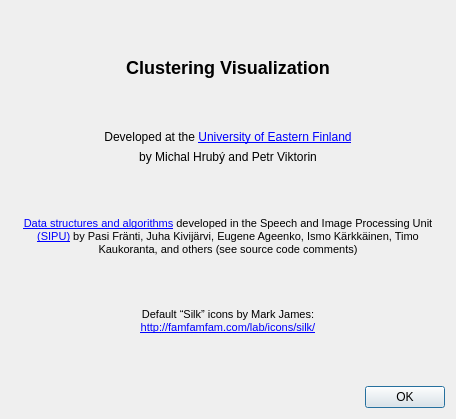
<?xml version="1.0" encoding="UTF-8"?>
<ui version="4.0">
 <class>AboutDialog</class>
 <widget class="QDialog" name="AboutDialog">
  <property name="geometry">
   <rect>
    <x>0</x>
    <y>0</y>
    <width>456</width>
    <height>419</height>
   </rect>
  </property>
  <property name="windowTitle">
   <string>About Clustering Visualization</string>
  </property>
  <layout class="QVBoxLayout" name="verticalLayout">
   <item>
    <spacer name="verticalSpacer_5">
     <property name="orientation">
      <enum>Qt::Vertical</enum>
     </property>
     <property name="sizeHint" stdset="0">
      <size>
       <width>20</width>
       <height>40</height>
      </size>
     </property>
    </spacer>
   </item>
   <item>
    <widget class="QLabel" name="label_2">
     <property name="text">
      <string>&lt;h2&gt;Clustering Visualization&lt;/h2&gt;</string>
     </property>
     <property name="alignment">
      <set>Qt::AlignCenter</set>
     </property>
    </widget>
   </item>
   <item>
    <spacer name="verticalSpacer">
     <property name="orientation">
      <enum>Qt::Vertical</enum>
     </property>
     <property name="sizeHint" stdset="0">
      <size>
       <width>20</width>
       <height>41</height>
      </size>
     </property>
    </spacer>
   </item>
   <item>
    <widget class="QLabel" name="label_6">
     <property name="text">
      <string>Developed at the &lt;a href=&quot;http://www.uef.fi&quot;&gt;University of Eastern Finland&lt;/a&gt;</string>
     </property>
     <property name="alignment">
      <set>Qt::AlignCenter</set>
     </property>
     <property name="openExternalLinks">
      <bool>true</bool>
     </property>
    </widget>
   </item>
   <item>
    <widget class="QLabel" name="label">
     <property name="text">
      <string>by Michal Hrubý and Petr Viktorin</string>
     </property>
     <property name="alignment">
      <set>Qt::AlignCenter</set>
     </property>
    </widget>
   </item>
   <item>
    <spacer name="verticalSpacer_4">
     <property name="orientation">
      <enum>Qt::Vertical</enum>
     </property>
     <property name="sizeHint" stdset="0">
      <size>
       <width>20</width>
       <height>42</height>
      </size>
     </property>
    </spacer>
   </item>
   <item>
    <widget class="QLabel" name="label_5">
     <property name="text">
      <string>&lt;!DOCTYPE HTML PUBLIC &quot;-//W3C//DTD HTML 4.0//EN&quot; &quot;http://www.w3.org/TR/REC-html40/strict.dtd&quot;&gt;
&lt;html&gt;&lt;head&gt;&lt;meta name=&quot;qrichtext&quot; content=&quot;1&quot; /&gt;&lt;style type=&quot;text/css&quot;&gt;
p, li { white-space: pre-wrap; }
&lt;/style&gt;&lt;/head&gt;&lt;body style=&quot; font-family:'DejaVu Sans'; font-size:8pt; font-weight:400; font-style:normal;&quot;&gt;
&lt;p style=&quot; margin-top:0px; margin-bottom:0px; margin-left:0px; margin-right:0px; -qt-block-indent:0; text-indent:0px;&quot;&gt;&lt;a href=&quot;http://cs.joensuu.fi/sipu/clustering/&quot;&gt;Data structures and algorithms&lt;/a&gt; developed in the Speech and Image Processing Unit &lt;a href=&quot;http://cs.joensuu.fi/sipu/clustering/&quot;&gt;&lt;span style=&quot; text-decoration: underline; color:#0000ff;&quot;&gt;(SIPU)&lt;/span&gt;&lt;/a&gt; by Pasi Fränti, Juha Kivijärvi, Eugene Ageenko, Ismo Kärkkäinen, Timo Kaukoranta, and others (see source code comments)&lt;/p&gt;&lt;/body&gt;&lt;/html&gt;</string>
     </property>
     <property name="alignment">
      <set>Qt::AlignCenter</set>
     </property>
     <property name="wordWrap">
      <bool>true</bool>
     </property>
    </widget>
   </item>
   <item>
    <spacer name="verticalSpacer_2">
     <property name="orientation">
      <enum>Qt::Vertical</enum>
     </property>
     <property name="sizeHint" stdset="0">
      <size>
       <width>20</width>
       <height>41</height>
      </size>
     </property>
    </spacer>
   </item>
   <item>
    <widget class="QLabel" name="label_4">
     <property name="text">
      <string>&lt;!DOCTYPE HTML PUBLIC &quot;-//W3C//DTD HTML 4.0//EN&quot; &quot;http://www.w3.org/TR/REC-html40/strict.dtd&quot;&gt;
&lt;html&gt;&lt;head&gt;&lt;meta name=&quot;qrichtext&quot; content=&quot;1&quot; /&gt;&lt;style type=&quot;text/css&quot;&gt;
p, li { white-space: pre-wrap; }
&lt;/style&gt;&lt;/head&gt;&lt;body style=&quot; font-family:'DejaVu Sans'; font-size:8pt; font-weight:400; font-style:normal;&quot;&gt;
&lt;p style=&quot; margin-top:0px; margin-bottom:0px; margin-left:0px; margin-right:0px; -qt-block-indent:0; text-indent:0px;&quot;&gt;Default “Silk” icons by Mark James:&lt;/p&gt;
&lt;p style=&quot; margin-top:0px; margin-bottom:0px; margin-left:0px; margin-right:0px; -qt-block-indent:0; text-indent:0px;&quot;&gt;&lt;a href=&quot;http://famfamfam.com/lab/icons/silk/&quot;&gt;&lt;span style=&quot; text-decoration: underline; color:#0000ff;&quot;&gt;http://famfamfam.com/lab/icons/silk/&lt;/span&gt;&lt;/a&gt;&lt;/p&gt;&lt;/body&gt;&lt;/html&gt;</string>
     </property>
     <property name="alignment">
      <set>Qt::AlignCenter</set>
     </property>
     <property name="openExternalLinks">
      <bool>true</bool>
     </property>
    </widget>
   </item>
   <item>
    <spacer name="verticalSpacer_3">
     <property name="orientation">
      <enum>Qt::Vertical</enum>
     </property>
     <property name="sizeHint" stdset="0">
      <size>
       <width>20</width>
       <height>41</height>
      </size>
     </property>
    </spacer>
   </item>
   <item>
    <widget class="QDialogButtonBox" name="buttonBox">
     <property name="orientation">
      <enum>Qt::Horizontal</enum>
     </property>
     <property name="standardButtons">
      <set>QDialogButtonBox::Ok</set>
     </property>
    </widget>
   </item>
  </layout>
 </widget>
 <resources/>
 <connections>
  <connection>
   <sender>buttonBox</sender>
   <signal>accepted()</signal>
   <receiver>AboutDialog</receiver>
   <slot>accept()</slot>
   <hints>
    <hint type="sourcelabel">
     <x>248</x>
     <y>254</y>
    </hint>
    <hint type="destinationlabel">
     <x>157</x>
     <y>274</y>
    </hint>
   </hints>
  </connection>
  <connection>
   <sender>buttonBox</sender>
   <signal>rejected()</signal>
   <receiver>AboutDialog</receiver>
   <slot>reject()</slot>
   <hints>
    <hint type="sourcelabel">
     <x>316</x>
     <y>260</y>
    </hint>
    <hint type="destinationlabel">
     <x>286</x>
     <y>274</y>
    </hint>
   </hints>
  </connection>
 </connections>
</ui>
